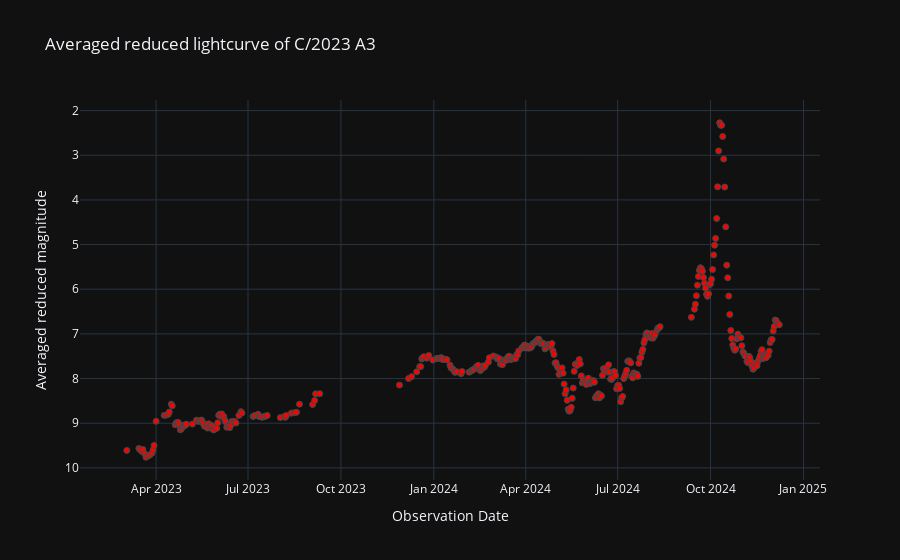

Here is the notebook cell this chart was saved with:
### Code cell
# Curva de luz interna promediada
curva_de_luz_interna_promediada(nombre_del_cometa, curva_de_luz_interna_df, 'envolvente_inferior')

### Figure 1 — Plotly figure (JSON) as saved in the notebook; plotly's stock layout.template omitted (floating-point values rounded to 4 significant figures; data arrays with more than 128 entries replaced by an {"elided": "..."} marker saying what was removed)
{"data": [{"hovertemplate": "Observation Date=%{x}<br>Averaged reduced magnitude=%{y}<extra></extra>", "legendgroup": "", "marker": {"color": "red", "line": {"color": "DarkSlateGrey", "width": 1}, "size": 6, "symbol": "circle"}, "mode": "markers", "name": "", "orientation": "v", "showlegend": false, "type": "scatter", "x": {"elided": "387 str values"}, "xaxis": "x", "y": {"elided": "387 float values"}, "yaxis": "y"}], "layout": {"legend": {"tracegroupgap": 0}, "title": {"text": "Averaged reduced lightcurve of C/2023 A3"}, "xaxis": {"anchor": "y", "domain": [0, 1], "title": {"text": "Observation Date"}}, "yaxis": {"anchor": "x", "autorange": "reversed", "domain": [0, 1], "title": {"text": "Averaged reduced magnitude"}}}}
